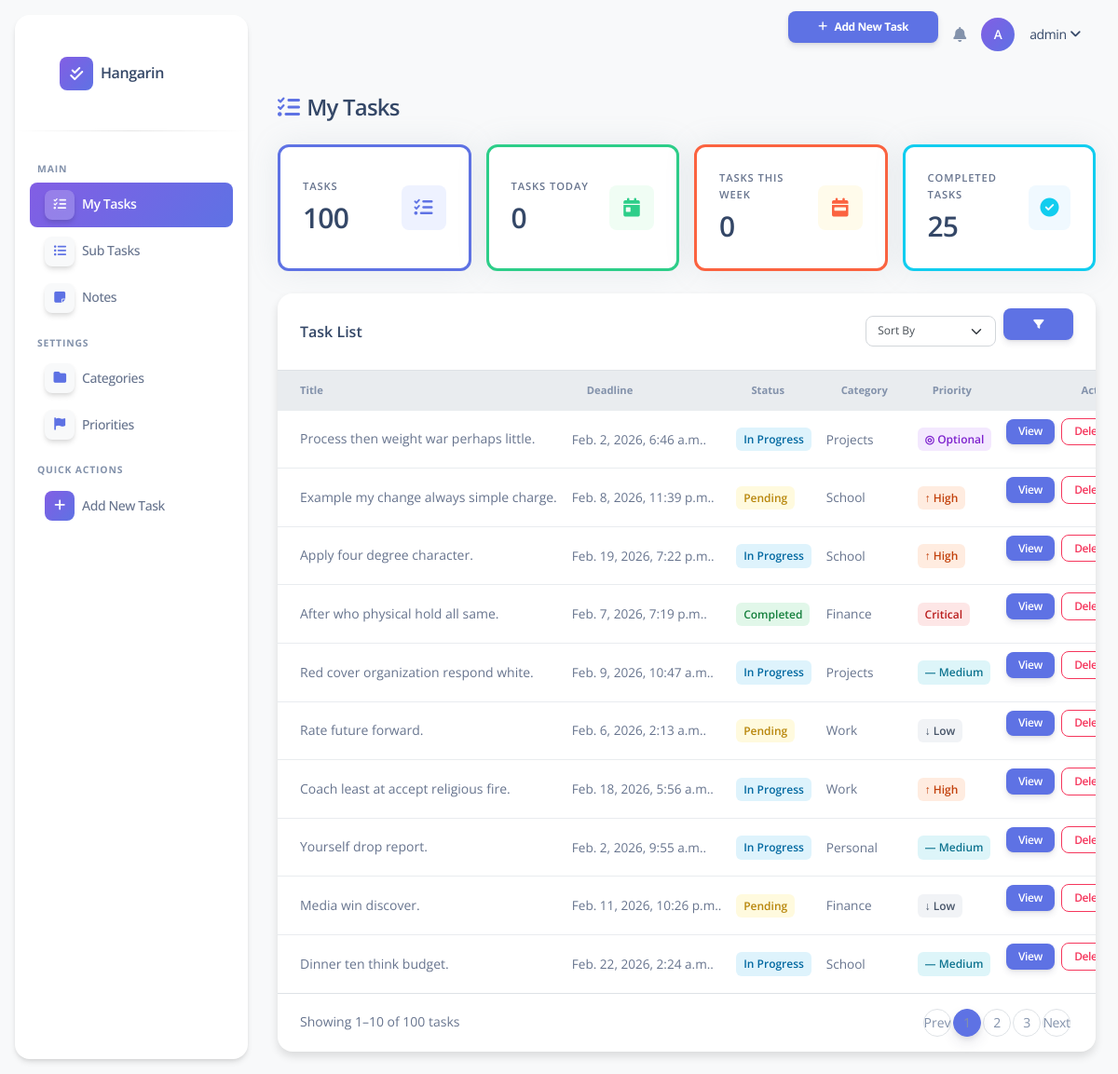
The app's page / (signed in), older data.
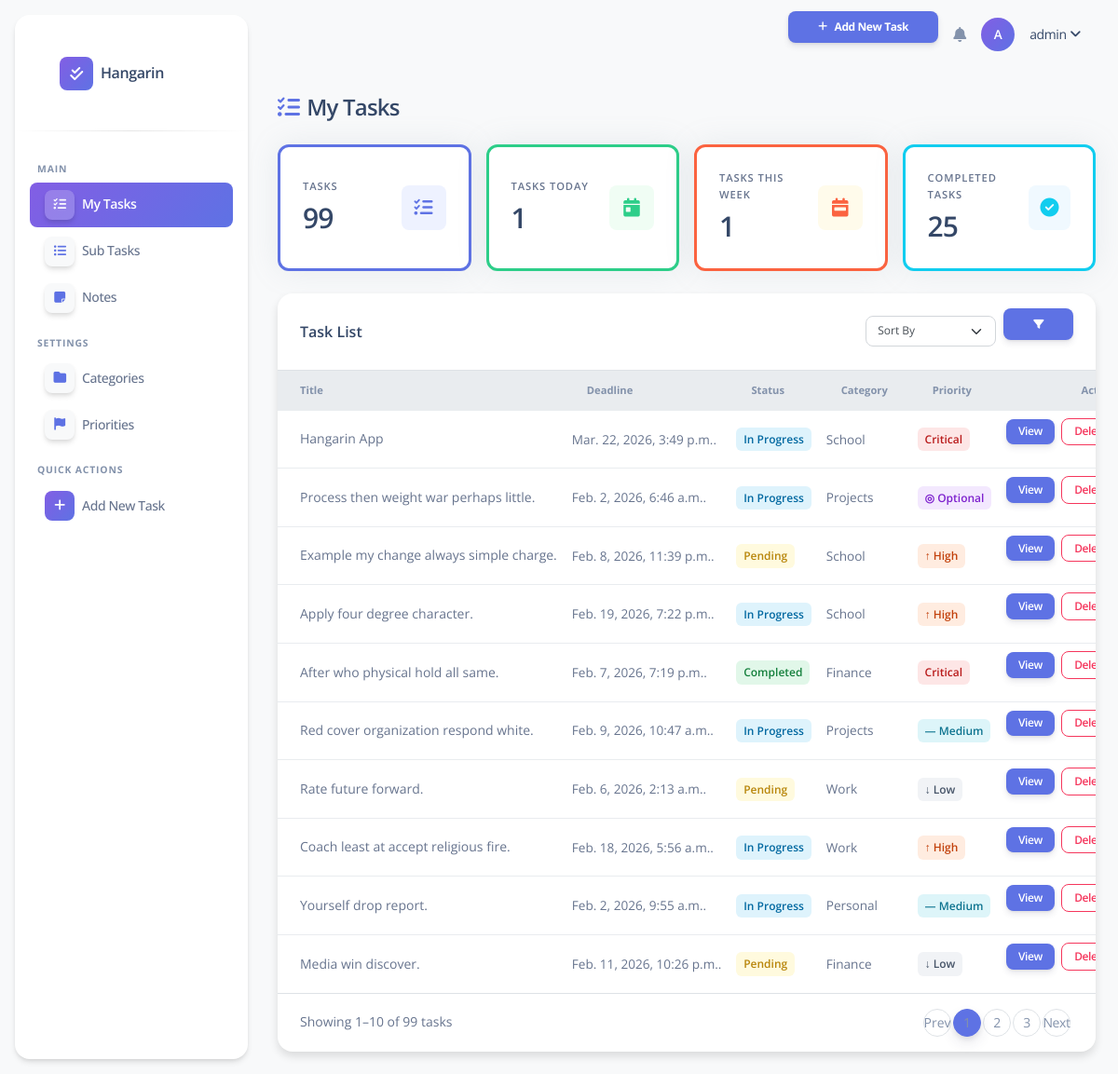
The same page, newer data.
### taskmanager/models.py (models this page shows, shortened)
class BaseModel(models.Model):
    created_at = models.DateTimeField(auto_now_add=True)
    updated_at = models.DateTimeField(auto_now=True)
    class Meta:
        abstract = True

class Task(BaseModel):
    STATUS_CHOICES = [
        ("Pending", "Pending"),
        ("In Progress", "In Progress"),
        ("Completed", "Completed"),
    ]
    title = models.CharField(max_length=255)
    description = models.TextField()
    status = models.CharField(
        max_length=50,
        choices=STATUS_CHOICES,
        default="Pending"
    )
    deadline = models.DateTimeField()
    priority = models.ForeignKey(Priority, on_delete=models.CASCADE)
    category = models.ForeignKey(Category, on_delete=models.CASCADE)

class Category(models.Model):
    name = models.CharField(max_length=100)
    class Meta:
        verbose_name = "Category"
        verbose_name_plural = "Categories"
    def __str__(self):
        return self.name

class Priority(models.Model):
    name = models.CharField(max_length=100)
    class Meta:
        verbose_name = "Priority"
        verbose_name_plural = "Priorities"

### taskmanager/views.py (the view)
# urls.py: path('', views.TaskListView.as_view(), name='home'),
class TaskListView(LoginRequiredMixin, ListView):
    model = Task
    template_name = 'task_list.html'
    context_object_name = 'object_list'
    paginate_by = 10
    def get_queryset(self):
        qs = super().get_queryset()
        sort_by = self.request.GET.get('sort_by')
        allowed = ['deadline', 'status', 'priority']
        if sort_by in allowed:
            return qs.order_by(sort_by)
        return qs.order_by('-created_at')
    def get_context_data(self, **kwargs):
        context = super().get_context_data(**kwargs)
        today = timezone.now().date()
        week_start = today - timezone.timedelta(days=today.weekday())
        week_end = week_start + timezone.timedelta(days=6)
        context['total_tasks'] = Task.objects.count()
        context['tasks_today'] = Task.objects.filter(deadline__date=today).count()
        context['tasks_this_week'] = Task.objects.filter(deadline__date__range=[week_start, week_end]).count()
        context['completed_tasks'] = Task.objects.filter(status='Completed').count()
        return context

### templates/task_list.html (shortened to what this page needs)
{% extends 'base.html' %}
{% load static %}
{% block nav_tasks %}active{% endblock %}
{% block content %}
<div class="d-flex justify-content-between align-items-center mb-4">
  <h4 class="mb-0 fw-bold d-flex align-items-center gap-2">
    <i class="fas fa-list-check text-primary"></i> My Tasks
  </h4>
</div>
<div class="row g-3 mb-4">
  <div class="col-md-3">
    <div class="card stat-card h-100 border-start border-primary border-3">
      <div class="card-body d-flex align-items-center justify-content-between">
        <div>
          <p class="text-uppercase text-muted fw-bold mb-1" style="font-size:0.7rem;letter-spacing:0.08em;">Tasks</p>
          <h3 class="fw-bold mb-0">{{ total_tasks }}</h3>
        </div>
        <div class="stat-icon" style="background:#eef2ff;">
          <i class="fas fa-list-check text-primary"></i>
        </div>
      </div>
    </div>
  </div>
  <div class="col-md-3">
    <div class="card stat-card h-100 border-start border-success border-3">
      <div class="card-body d-flex align-items-center justify-content-between">
        <div>
          <p class="text-uppercase text-muted fw-bold mb-1" style="font-size:0.7rem;letter-spacing:0.08em;">Tasks Today</p>
          <h3 class="fw-bold mb-0">{{ tasks_today }}</h3>
        </div>
        <div class="stat-icon" style="background:#f0fdf4;">
          <i class="fas fa-calendar-day text-success"></i>
        </div>
      </div>
    </div>
  </div>
  <div class="col-md-3">
    <div class="card stat-card h-100 border-start border-warning border-3">
      <div class="card-body d-flex align-items-center justify-content-between">
        <div>
          <p class="text-uppercase text-muted fw-bold mb-1" style="font-size:0.7rem;letter-spacing:0.08em;">Tasks This Week</p>
          <h3 class="fw-bold mb-0">{{ tasks_this_week }}</h3>
        </div>
        <div class="stat-icon" style="background:#fffbeb;">
          <i class="fas fa-calendar-week text-warning"></i>
        </div>
      </div>
    </div>
  </div>
  <div class="col-md-3">
    <div class="card stat-card h-100 border-start border-info border-3">
      <div class="card-body d-flex align-items-center justify-content-between">
        <div>
          <p class="text-uppercase text-muted fw-bold mb-1" style="font-size:0.7rem;letter-spacing:0.08em;">Completed Tasks</p>
          <h3 class="fw-bold mb-0">{{ completed_tasks }}</h3>
        </div>
        <div class="stat-icon" style="background:#f0f9ff;">
          <i class="fas fa-circle-check text-info"></i>
        </div>
      </div>
    </div>
  </div>
</div>
<div class="card shadow-sm">
  <div class="card-body p-0">
    <div class="d-flex justify-content-between align-items-center px-4 py-3 border-bottom">
      <h6 class="mb-0 fw-bold">Task List</h6>
      <form method="get" action="{% url 'task-list' %}" class="d-flex align-items-center gap-2">
        <select name="sort_by" class="form-select form-select-sm" style="min-width:140px;border-radius:0.5rem;">
          <option value="">Sort By</option>
        </select>
        <button type="submit" class="btn btn-primary btn-sm" style="border-radius:0.5rem;">
          <i class="fas fa-filter"></i>
        </button>
      </form>
    </div>
    <div class="table-responsive">
      <table class="table table-hover align-middle mb-0">
        <thead class="bg-light">
          <tr>
            <th class="ps-4">Title</th>
            <th>Deadline</th>
            <th>Status</th>
            <th>Category</th>
            <th>Priority</th>
            <th class="text-end pe-4">Actions</th>
          </tr>
        </thead>
        <tbody>
          {% for task in object_list %}
          <tr>
            <td class="ps-4 fw-semibold">{{ task.title }}</td>
            <td class="text-muted" style="font-size:0.85rem;">{{ task.deadline|date:"M. j, Y, g:i a." }}</td>
            <td>
              {% if task.status == "Pending" %}
                <span class="badge-status badge-pending">Pending</span>
              {% elif task.status == "In Progress" %}
                <span class="badge-status badge-inprogress">In Progress</span>
              {% else %}
                <span class="badge-status badge-completed">Completed</span>
              {% endif %}
            </td>
            <td class="text-muted" style="font-size:0.85rem;">{{ task.category }}</td>
            <td>
              {% if task.priority.name == "Critical" %}
                <span class="badge-status badge-critical">Critical</span>
              {% elif task.priority.name == "High" %}
                <span class="badge-status badge-high">↑ High</span>
              {% elif task.priority.name == "Medium" %}
                <span class="badge-status badge-medium">— Medium</span>
              {% elif task.priority.name == "Low" %}
                <span class="badge-status badge-low">↓ Low</span>
              {% else %}
                <span class="badge-status badge-optional">◎ {{ task.priority.name }}</span>
              {% endif %}
            </td>
            <td class="text-end pe-4">
              <a href="{% url 'task-detail' task.pk %}" class="btn btn-primary btn-action me-1">View</a>
              <a href="{% url 'task-delete' task.pk %}" class="btn btn-outline-danger btn-action">Delete</a>
            </td>
          </tr>
          {% endfor %}
        </tbody>
      </table>
    </div>
    {% if is_paginated %}
    <div class="d-flex justify-content-between align-items-center px-4 py-3 border-top">
      <small class="text-muted">Showing {{ page_obj.start_index }}–{{ page_obj.end_index }} of {{ paginator.count }} tasks</small>
      <nav>
        <ul class="pagination pagination-sm mb-0">
          {% if page_obj.has_previous %}
          <li class="page-item"><a class="page-link" href="?page={{ page_obj.previous_page_number }}">Prev</a></li>
          {% else %}
          <li class="page-item disabled"><span class="page-link">Prev</span></li>
          {% endif %}
          {% for num in paginator.page_range %}
            {% if page_obj.number == num %}
            <li class="page-item active"><span class="page-link">{{ num }}</span></li>
            {% elif num > page_obj.number|add:'-3' and num < page_obj.number|add:'3' %}
            <li class="page-item"><a class="page-link" href="?page={{ num }}">{{ num }}</a></li>
            {% endif %}
          {% endfor %}
          {% if page_obj.has_next %}
          <li class="page-item"><a class="page-link" href="?page={{ page_obj.next_page_number }}">Next</a></li>
          {% else %}
          <li class="page-item disabled"><span class="page-link">Next</span></li>
          {% endif %}
        </ul>
      </nav>
    </div>
    {% endif %}
  </div>
</div>
{% endblock %}

### templates/base.html (shortened to what this page needs)
{% load static %}
<!DOCTYPE html>
<html lang="en">
<head>
  <link rel="stylesheet" href="https://cdnjs.cloudflare.com/ajax/libs/font-awesome/6.5.0/css/all.min.css">
  <link rel="stylesheet" href="{% static 'css/argon-dashboard.min.css' %}">
</head>
<body class="g-sidenav-show bg-gray-100">
<aside class="sidenav navbar navbar-vertical navbar-expand-xs border-0 border-radius-xl my-3 fixed-start ms-3 bg-white shadow" id="sidenav-main">
  <div class="sidenav-header d-flex align-items-center px-3 py-4">
    <a class="navbar-brand d-flex align-items-center" href="{% url 'home' %}">
      <div class="d-flex align-items-center justify-content-center me-2" style="width:36px;height:36px;background:linear-gradient(310deg,#5e72e4,#825ee4);border-radius:0.5rem;">
        <i class="fas fa-check-double text-white" style="font-size:1rem;"></i>
      </div>
      <span class="font-weight-bold text-dark" style="font-size:1rem;">Hangarin</span>
    </a>
  </div>
  <hr class="horizontal dark mt-0">
  <div class="collapse navbar-collapse w-auto" id="sidenav-collapse-main">
    <ul class="navbar-nav ps-2 pe-2">
      <li class="sidebar-section-label">Main</li>
      <li class="nav-item">
        <a class="nav-link d-flex align-items-center {% block nav_tasks %}{% endblock %}" href="{% url 'task-list' %}">
          <div class="d-flex align-items-center justify-content-center me-2 shadow"
               style="width:32px;height:32px;min-width:32px;background:#f8f9fa;border-radius:0.5rem;">
            <i class="fas fa-list-check text-primary" style="font-size:0.85rem;"></i>
          </div>
          <span class="nav-link-text">My Tasks</span>
        </a>
      </li>
      <li class="nav-item">
        <a class="nav-link d-flex align-items-center {% block nav_subtasks %}{% endblock %}" href="{% url 'subtask-list' %}">
          <div class="d-flex align-items-center justify-content-center me-2 border-radius-md shadow"
               style="width:32px;height:32px;min-width:32px;background:#f8f9fa;border-radius:0.5rem;">
            <i class="fas fa-list-ul text-primary" style="font-size:0.85rem;"></i>
          </div>
          <span class="nav-link-text">Sub Tasks</span>
        </a>
      </li>
      <li class="nav-item">
        <a class="nav-link d-flex align-items-center {% block nav_notes %}{% endblock %}" href="{% url 'note-list' %}">
          <div class="d-flex align-items-center justify-content-center me-2 border-radius-md shadow"
               style="width:32px;height:32px;min-width:32px;background:#f8f9fa;border-radius:0.5rem;">
            <i class="fas fa-note-sticky text-primary" style="font-size:0.85rem;"></i>
          </div>
          <span class="nav-link-text">Notes</span>
        </a>
      </li>
      <li class="sidebar-section-label">Settings</li>
      <li class="nav-item">
        <a class="nav-link d-flex align-items-center {% block nav_categories %}{% endblock %}" href="{% url 'category-list' %}">
          <div class="d-flex align-items-center justify-content-center me-2 border-radius-md shadow"
               style="width:32px;height:32px;min-width:32px;background:#f8f9fa;border-radius:0.5rem;">
            <i class="fas fa-folder text-primary" style="font-size:0.85rem;"></i>
          </div>
          <span class="nav-link-text">Categories</span>
        </a>
      </li>
      <li class="nav-item">
        <a class="nav-link d-flex align-items-center {% block nav_priorities %}{% endblock %}" href="{% url 'priority-list' %}">
          <div class="d-flex align-items-center justify-content-center me-2 border-radius-md shadow"
               style="width:32px;height:32px;min-width:32px;background:#f8f9fa;border-radius:0.5rem;">
            <i class="fas fa-flag text-primary" style="font-size:0.85rem;"></i>
          </div>
          <span class="nav-link-text">Priorities</span>
        </a>
      </li>
      <li class="sidebar-section-label">Quick Actions</li>
      <li class="nav-item mb-3">
        <a class="nav-link d-flex align-items-center" href="{% url 'task-add' %}">
          <div class="d-flex align-items-center justify-content-center me-2"
               style="width:32px;height:32px;min-width:32px;background:linear-gradient(310deg,#5e72e4,#825ee4);border-radius:0.5rem;">
            <i class="fas fa-plus text-white" style="font-size:0.85rem;"></i>
          </div>
          <span class="nav-link-text fw-semibold">Add New Task</span>
        </a>
      </li>
    </ul>
  </div>
</aside>
<main class="main-content position-relative max-height-vh-100 h-100 border-radius-lg">
  <nav class="navbar navbar-main navbar-expand-lg px-0 mx-4 shadow-none border-radius-xl" id="navbarBlur">
    <div class="container-fluid py-1 px-3 d-flex justify-content-between align-items-center">
      <div class="d-flex align-items-center gap-3">
        <a href="{% url 'task-add' %}" class="btn btn-primary btn-sm d-flex align-items-center gap-2" style="border-radius:0.5rem;">
          <i class="fas fa-plus"></i> Add New Task
        </a>
        <i class="fas fa-bell text-secondary fs-6"></i>
        <div class="d-flex align-items-center justify-content-center rounded-circle text-white fw-bold"
             style="width:36px;height:36px;background:linear-gradient(310deg,#5e72e4,#825ee4);font-size:0.85rem;">
          {{ request.user.username|first|upper }}
        </div>
        <div class="dropdown">
          <a href="#" class="d-flex align-items-center text-dark text-decoration-none dropdown-toggle" data-bs-toggle="dropdown">
            <span class="fw-semibold" style="font-size:0.875rem;">{{ request.user.username }}</span>
          </a>
        </div>
      </div>
    </div>
  </nav>
  <div class="container-fluid py-4 px-4">
    {% block content %}{% endblock %}
  </div>
</main>
</body>
</html>

### templates/base.html (style rules this page uses)
.nav-link-text { font-size: 0.875rem; }
.sidenav .nav-item .nav-link { padding: 0.675rem 1rem; }
.badge-status { font-size: 0.75rem; padding: 0.35em 0.65em; border-radius: 0.375rem; font-weight: 600; }
.badge-pending { background-color: #ffd60a22; color: #b8860b; }
.badge-inprogress { background-color: #0ea5e922; color: #0369a1; }
.badge-completed { background-color: #22c55e22; color: #15803d; }
.badge-critical { background-color: #ef444422; color: #b91c1c; }
.badge-high { background-color: #f9731622; color: #c2410c; }
.badge-medium { background-color: #06b6d422; color: #0e7490; }
.badge-low { background-color: #94a3b822; color: #475569; }
.badge-optional { background-color: #a855f722; color: #7e22ce; }
.sidebar-section-label { font-size: 0.65rem; font-weight: 700; letter-spacing: 0.08em; text-transform: uppercase; color: #8392ab; padding: 0.5rem 1rem 0.25rem; margin-top: 0.5rem; }
.nav-link.active { background: linear-gradient(310deg,#5e72e4,#825ee4) !important; border-radius: 0.5rem; }
.nav-link.active .nav-link-text, .nav-link.active i { color: #fff !important; }
.table th { font-size: 0.7rem; font-weight: 700; letter-spacing: 0.05em; text-transform: uppercase; color: #8392ab; border-top: none; }
.table td { font-size: 0.875rem; vertical-align: middle; }
.btn-action { font-size: 0.75rem; padding: 0.3rem 0.8rem; border-radius: 0.5rem; font-weight: 600; }
.stat-card { border-radius: 0.75rem; border: 1px solid #e9ecef; }
.stat-icon { width: 48px; height: 48px; display: flex; align-items: center; justify-content: center; border-radius: 0.5rem; font-size: 1.25rem; }
.nav-link.active div { background: rgba(255,255,255,0.2) !important; }
.nav-link.active i { color: #fff !important; }
#sidenav-main { overflow-y: visible !important; height: auto !important; }
#sidenav-collapse-main { overflow: visible !important; }

Row changes from the older to the newer data that the page shows:
no longer on this page (row unchanged): Task: title "Dinner ten think budget.", deadline "Feb. 22, 2026, 2:24 a.m..", status "In Progress", category "School", shows "— Medium"
added Task: title "Hangarin App", deadline "Mar. 22, 2026, 3:49 p.m..", status "In Progress", category "School", shows "Critical"
Text that changed along with them:
{{ total_tasks }}: "100" → "99"
{{ tasks_today }}: "0" → "1"
{{ tasks_this_week }}: "0" → "1"
{{ paginator.count }}: "100" → "99"
